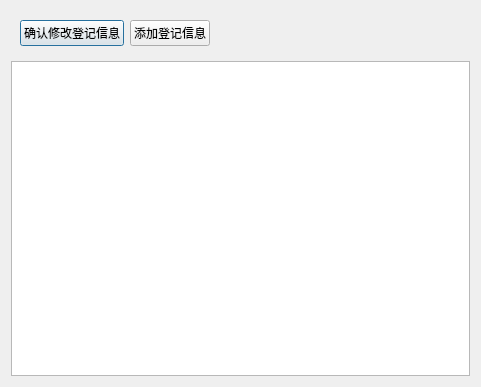
<?xml version="1.0" encoding="UTF-8"?>
<ui version="4.0">
 <class>EditbooksDialog</class>
 <widget class="QDialog" name="EditbooksDialog">
  <property name="geometry">
   <rect>
    <x>0</x>
    <y>0</y>
    <width>481</width>
    <height>387</height>
   </rect>
  </property>
  <property name="windowTitle">
   <string>Dialog</string>
  </property>
  <layout class="QGridLayout" name="gridLayout">
   <item row="1" column="0">
    <widget class="QTableWidget" name="tableWidget"/>
   </item>
   <item row="0" column="0">
    <widget class="QWidget" name="widget" native="true">
     <layout class="QHBoxLayout" name="horizontalLayout">
      <item>
       <widget class="QPushButton" name="pushButton">
        <property name="text">
         <string>确认修改登记信息</string>
        </property>
       </widget>
      </item>
      <item>
       <widget class="QPushButton" name="add_pushButton">
        <property name="text">
         <string>添加登记信息</string>
        </property>
       </widget>
      </item>
      <item>
       <spacer name="horizontalSpacer">
        <property name="orientation">
         <enum>Qt::Horizontal</enum>
        </property>
        <property name="sizeHint" stdset="0">
         <size>
          <width>40</width>
          <height>20</height>
         </size>
        </property>
       </spacer>
      </item>
     </layout>
    </widget>
   </item>
  </layout>
 </widget>
 <resources/>
 <connections>
  <connection>
   <sender>pushButton</sender>
   <signal>clicked()</signal>
   <receiver>EditbooksDialog</receiver>
   <slot>accept()</slot>
   <hints>
    <hint type="sourcelabel">
     <x>86</x>
     <y>33</y>
    </hint>
    <hint type="destinationlabel">
     <x>240</x>
     <y>193</y>
    </hint>
   </hints>
  </connection>
 </connections>
</ui>
